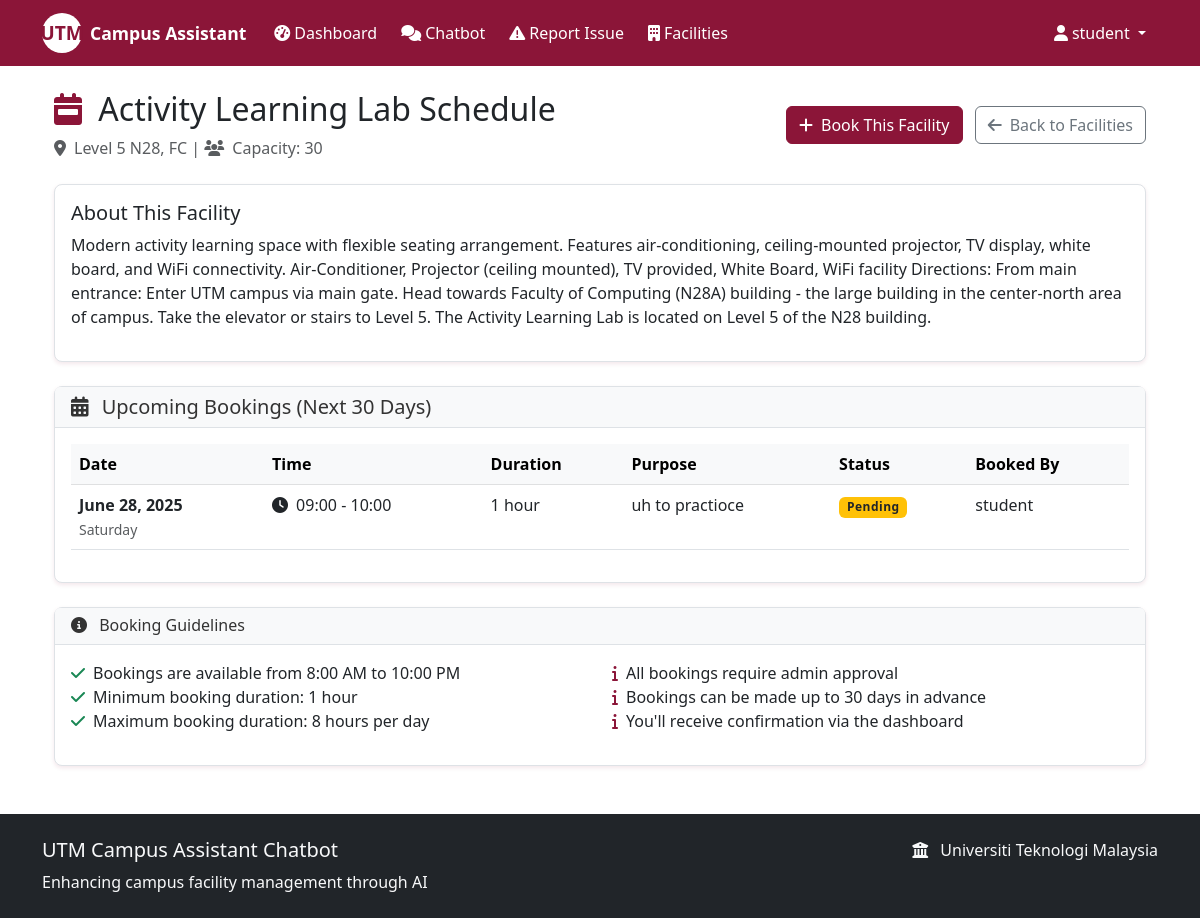
The app's page /facility_schedule/1 (signed in) with its own data.
### models.py (models this page shows, shortened)
class User(UserMixin, db.Model):
    __tablename__ = 'users'
    id = db.Column(db.Integer, primary_key=True)
    username = db.Column(db.String(80), unique=True, nullable=False)
    email = db.Column(db.String(120), unique=True, nullable=False)
    password_hash = db.Column(db.String(256), nullable=False)
    role = db.Column(Enum(UserRole), nullable=False, default=UserRole.STUDENT)
    full_name = db.Column(db.String(100), nullable=False)
    student_id = db.Column(db.String(20), unique=True, nullable=True)
    created_at = db.Column(db.DateTime, default=datetime.utcnow)

class Facility(db.Model):
    __tablename__ = 'facilities'
    id = db.Column(db.Integer, primary_key=True)
    name = db.Column(db.String(100), nullable=False)
    category = db.Column(db.String(50), nullable=False)
    location = db.Column(db.String(200), nullable=False)
    description = db.Column(db.Text)
    is_bookable = db.Column(db.Boolean, default=False)
    is_active = db.Column(db.Boolean, default=True)
    capacity = db.Column(db.Integer)
    operating_hours = db.Column(db.String(100))
    contact_info = db.Column(db.String(200))
    created_at = db.Column(db.DateTime, default=datetime.utcnow)
    updated_at = db.Column(db.DateTime, default=datetime.utcnow, onupdate=datetime.utcnow)

class FacilityBooking(db.Model):
    __tablename__ = 'facility_bookings'
    id = db.Column(db.Integer, primary_key=True)
    facility_id = db.Column(db.Integer, db.ForeignKey('facilities.id'), nullable=False)
    user_id = db.Column(db.Integer, db.ForeignKey('users.id'), nullable=False)
    booking_date = db.Column(db.Date, nullable=False)
    start_hour = db.Column(db.Integer, nullable=False)  # 0-23 for hour slots
    end_hour = db.Column(db.Integer, nullable=False)    # 0-23 for hour slots
    purpose = db.Column(db.String(200))
    status = db.Column(Enum(BookingStatus), default=BookingStatus.PENDING)
    admin_notes = db.Column(db.Text)
    created_at = db.Column(db.DateTime, default=datetime.utcnow)
    updated_at = db.Column(db.DateTime, default=datetime.utcnow, onupdate=datetime.utcnow)
    facility = db.relationship('Facility', backref='bookings')
    user = db.relationship('User', backref='facility_bookings')
    @property
    def duration_hours(self):
        return self.end_hour - self.start_hour
    @property
    def time_slot_display(self):
        return f"{self.start_hour:02d}:00 - {self.end_hour:02d}:00"

### routes.py (the view)
@app.route('/facility_schedule/<int:facility_id>')
@login_required
def facility_schedule(facility_id):
    facility = Facility.query.get_or_404(facility_id)
    from datetime import date, timedelta
    start_date = date.today()
    end_date = start_date + timedelta(days=30)
    bookings = FacilityBooking.query.filter(
        FacilityBooking.facility_id == facility_id,
        FacilityBooking.booking_date >= start_date,
        FacilityBooking.booking_date <= end_date,
        FacilityBooking.status.in_([BookingStatus.PENDING, BookingStatus.APPROVED])
    ).order_by(FacilityBooking.booking_date, FacilityBooking.start_hour).all()
    return render_template('facility_schedule.html', facility=facility, bookings=bookings)

### app.py (called while the page is built)
@login_manager.user_loader
def load_user(user_id):
    from models import User
    return User.query.get(int(user_id))

### templates/facility_schedule.html (shortened to what this page needs)
{% extends "base.html" %}
{% block content %}
<div class="container mt-4">
    <div class="d-flex justify-content-between align-items-center mb-4">
        <div>
            <h2>
                <i class="fas fa-calendar-week text-primary me-2"></i>
                {{ facility.name }} Schedule
            </h2>
            <p class="text-muted mb-0">
                <i class="fas fa-map-marker-alt me-2"></i>{{ facility.location }}
                {% if facility.capacity %}
                | <i class="fas fa-users me-2"></i>Capacity: {{ facility.capacity }}
                {% endif %}
            </p>
        </div>
        <div>
            <a href="{{ url_for('book_facility') }}" class="btn btn-primary">
                <i class="fas fa-plus me-2"></i>Book This Facility
            </a>
            <a href="{{ url_for('facility_info') }}" class="btn btn-outline-secondary ms-2">
                <i class="fas fa-arrow-left me-2"></i>Back to Facilities
            </a>
        </div>
    </div>
    {% if facility.description %}
    <div class="card mb-4">
        <div class="card-body">
            <h5>About This Facility</h5>
            <p>{{ facility.description }}</p>
        </div>
    </div>
    {% endif %}
    <div class="card">
        <div class="card-header">
            <h5 class="mb-0">
                <i class="fas fa-calendar-alt me-2"></i>
                Upcoming Bookings (Next 30 Days)
            </h5>
        </div>
        <div class="card-body">
            {% if bookings %}
            <div class="table-responsive">
                <table class="table table-hover">
                    <thead class="table-light">
                        <tr>
                            <th>Date</th>
                            <th>Time</th>
                            <th>Duration</th>
                            <th>Purpose</th>
                            <th>Status</th>
                            <th>Booked By</th>
                        </tr>
                    </thead>
                    <tbody>
                        {% for booking in bookings %}
                        <tr>
                            <td>
                                <strong>{{ booking.booking_date.strftime('%B %d, %Y') }}</strong><br>
                                <small class="text-muted">{{ booking.booking_date.strftime('%A') }}</small>
                            </td>
                            <td>
                                <i class="fas fa-clock me-2"></i>{{ booking.time_slot_display }}
                            </td>
                            <td>{{ booking.duration_hours }} hour{% if booking.duration_hours != 1 %}s{% endif %}</td>
                            <td>{{ booking.purpose[:50] }}{% if booking.purpose|length > 50 %}...{% endif %}</td>
                            <td>
                                <span class="badge
                                    {% if booking.status.value == 'pending' %}bg-warning text-dark
                                    {% elif booking.status.value == 'approved' %}bg-success
                                    {% elif booking.status.value == 'rejected' %}bg-danger
                                    {% else %}bg-secondary{% endif %}">
                                    {{ booking.status.value.title() }}
                                </span>
                            </td>
                            <td>
                                {% if current_user.role.value == 'admin' or booking.user_id == current_user.id %}
                                    {{ booking.user.full_name }}
                                {% else %}
                                    <i class="text-muted">Reserved</i>
                                {% endif %}
                            </td>
                        </tr>
                        {% endfor %}
                    </tbody>
                </table>
            </div>
            {% endif %}
        </div>
    </div>
    <div class="card mt-4">
        <div class="card-header">
            <h6 class="mb-0">
                <i class="fas fa-info-circle me-2"></i>
                Booking Guidelines
            </h6>
        </div>
        <div class="card-body">
            <div class="row">
                <div class="col-md-6">
                    <ul class="list-unstyled">
                        <li><i class="fas fa-check text-success me-2"></i>Bookings are available from 8:00 AM to 10:00 PM</li>
                        <li><i class="fas fa-check text-success me-2"></i>Minimum booking duration: 1 hour</li>
                        <li><i class="fas fa-check text-success me-2"></i>Maximum booking duration: 8 hours per day</li>
                    </ul>
                </div>
                <div class="col-md-6">
                    <ul class="list-unstyled">
                        <li><i class="fas fa-info text-primary me-2"></i>All bookings require admin approval</li>
                        <li><i class="fas fa-info text-primary me-2"></i>Bookings can be made up to 30 days in advance</li>
                        <li><i class="fas fa-info text-primary me-2"></i>You'll receive confirmation via the dashboard</li>
                    </ul>
                </div>
            </div>
        </div>
    </div>
</div>
{% endblock %}

### templates/base.html (shortened to what this page needs)
<!DOCTYPE html>
<html lang="en">
<head>
    <link href="https://cdn.jsdelivr.net/npm/bootstrap@5.3.0/dist/css/bootstrap.min.css" rel="stylesheet">
    <link href="{{ url_for('static', filename='css/style.css') }}" rel="stylesheet">
    <link rel="stylesheet" href="https://cdnjs.cloudflare.com/ajax/libs/font-awesome/6.4.0/css/all.min.css">
</head>
<body>
    <nav class="navbar navbar-expand-lg navbar-dark">
        <div class="container">
            <a class="navbar-brand" href="{{ url_for('index') }}">
                <div class="utm-logo">UTM</div>
                Campus Assistant
            </a>
            <div class="collapse navbar-collapse" id="navbarNav">
                <ul class="navbar-nav me-auto">
                    {% if current_user.is_authenticated %}
                        {% if current_user.role.value == 'student' %}
                            <li class="nav-item">
                                <a class="nav-link" href="{{ url_for('student_dashboard') }}">
                                    <i class="fas fa-tachometer-alt me-1"></i>Dashboard
                                </a>
                            </li>
                            <li class="nav-item">
                                <a class="nav-link" href="{{ url_for('chatbot') }}">
                                    <i class="fas fa-comments me-1"></i>Chatbot
                                </a>
                            </li>
                            <li class="nav-item">
                                <a class="nav-link" href="{{ url_for('report_issue') }}">
                                    <i class="fas fa-exclamation-triangle me-1"></i>Report Issue
                                </a>
                            </li>
                            <li class="nav-item">
                                <a class="nav-link" href="{{ url_for('facility_info') }}">
                                    <i class="fas fa-building me-1"></i>Facilities
                                </a>
                            </li>
                        {% endif %}
                    {% endif %}
                </ul>
                <ul class="navbar-nav">
                    {% if current_user.is_authenticated %}
                        <li class="nav-item dropdown">
                            <a class="nav-link dropdown-toggle" href="#" id="navbarDropdown" role="button" data-bs-toggle="dropdown">
                                <i class="fas fa-user me-1"></i>{{ current_user.full_name }}
                            </a>
                        </li>
                    {% endif %}
                </ul>
            </div>
        </div>
    </nav>
    <main class="container my-4">
        {% block content %}{% endblock %}
    </main>
    <footer class="bg-dark text-light py-4 mt-5">
        <div class="container">
            <div class="row">
                <div class="col-md-6">
                    <h5>UTM Campus Assistant Chatbot</h5>
                    <p class="mb-0">Enhancing campus facility management through AI</p>
                </div>
                <div class="col-md-6 text-md-end">
                    <p class="mb-0">
                        <i class="fas fa-university me-2"></i>
                        Universiti Teknologi Malaysia
                    </p>
                </div>
            </div>
        </div>
    </footer>
</body>
</html>

### static/css/style.css (style rules this page uses)
:root { --utm-maroon: #8B1538; --utm-maroon-dark: #6B1028; --utm-maroon-light: #AB1548; --utm-gold: #FFD700; --utm-gold-dark: #E5C100; --utm-gray: #f8f9fa; --utm-text: #333333; --utm-text-light: #666666; --utm-white: #ffffff; --utm-border: #dee2e6; }
.btn-primary { background-color: var(--utm-maroon); border-color: var(--utm-maroon); }
.text-primary { color: var(--utm-maroon) !important; }
.navbar-dark { background-color: var(--utm-maroon) !important; }
.navbar-brand { color: var(--utm-white) !important; font-weight: 700; font-size: 1.3rem; display: flex; align-items: center; gap: 0.5rem; }
.navbar-nav .nav-link { color: var(--utm-white) !important; font-weight: 500; transition: color 0.2s ease; margin: 0 0.25rem; }
.utm-logo { width: 40px; height: 40px; background: var(--utm-white); border-radius: 50%; display: flex; align-items: center; justify-content: center; font-weight: bold; color: var(--utm-maroon); font-size: 1.2rem; }
.card { border: 1px solid var(--utm-border); border-radius: 0.5rem; box-shadow: 0 0.125rem 0.25rem rgba(139, 21, 56, 0.1); transition: transform 0.2s ease-in-out, box-shadow 0.2s ease-in-out; }
.card-header { background-color: var(--utm-gray); border-bottom: 1px solid var(--utm-border); font-weight: 600; color: var(--utm-text); }
.card { transition: transform 0.2s ease-in-out, box-shadow 0.2s ease-in-out; }
.badge { font-size: 0.75em; letter-spacing: 0.5px; }
.btn { border-radius: 0.375rem; font-weight: 500; transition: all 0.2s ease; }
.navbar-brand { font-weight: 600; font-size: 1.1rem; }
.navbar-nav .nav-link { font-weight: 500; transition: color 0.2s ease; }
footer { margin-top: auto; }

### records on screen
User: full_name "student"
Facility: name "Activity Learning Lab", location "Level 5 N28, FC", capacity "30", description "Modern activity learning space with flexible seating arrangement. Features air-conditioning, ceiling-mounted projector, TV display, white board, and WiFi connectivity. Air-Conditioner, Projector (ceiling mounted), TV provided, White Board, WiFi facility Directions: From main entrance: Enter UTM campus via main gate. Head towards Faculty of Computing (N28A) building - the large building in the center-north area of campus. Take the elevator or stairs to Level 5. The Activity Learning Lab is located on Level 5 of the N28 building."
FacilityBooking: booking_date "June 28, 2025", booking_date "Saturday", time_slot_display "09:00 - 10:00", duration_hours "1", purpose "uh to practioce", status.value "Pending", user.full_name "student"
